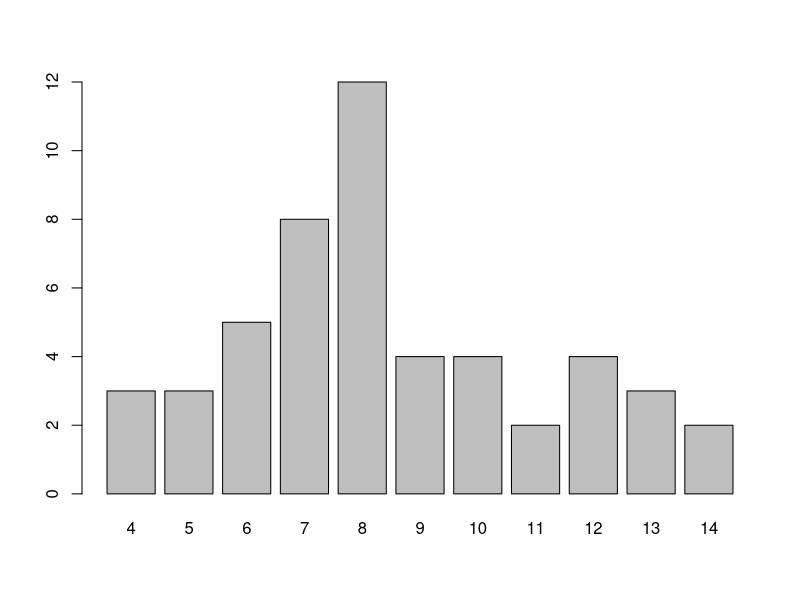
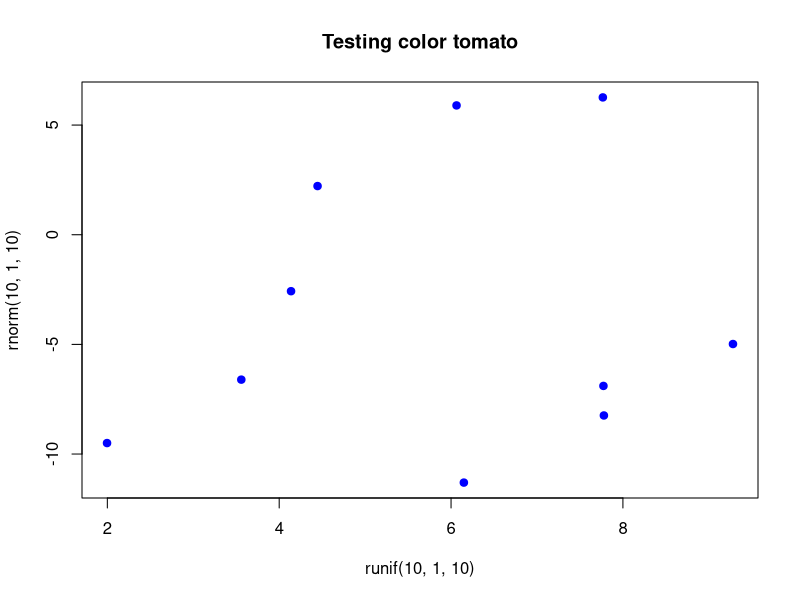

Here is the R script that generated these plots, in order: (Note: this script raises an error after producing the figures.)
## ---- chunk 1
knitr::opts_chunk$set(echo = TRUE,error=TRUE)
## ---- chunk 2
states = rownames(USArrests)
nchar(states)
tolower(states)
toupper(states)
casefold(states,upper = TRUE)
casefold(states,upper = FALSE)

num_chars = nchar(states)

# frequency table
char_freqs = table(num_chars)
# barchart of number-of-characters
barplot(char_freqs)

paste(head(states),head(num_chars),sep = " = ")
paste(head(states),collapse = "")

substr("Berkeley",1,3)

#first three letters
first_three = substr(states,1,3)

#last three letters, without num_chars, it's hard to do so
last_three = substr(states,num_chars-2,num_chars)

#shorten state names with first 3 characters
paste0(substr(states,1,1),last_three)

#Challenge
states[num_chars==4]

states[num_chars==10]

paste(states[num_chars==4],collapse = ", ")

#Nice nice
states_list = list()
a = rownames(char_freqs)
a = as.integer(a)

for(i in a){
  if(i %% 2 == 0){
    states_list[[paste0(i,"-chars")]] = toupper(paste(states[num_chars==i],collapse = ", "))
  }else{
    states_list[[paste0(i,"-chars")]] = tolower(paste(states[num_chars==i],collapse = ", "))
  }
}
states_list



## ---- chunk 3
to_celsius <- function(x = 1) {
  (x - 32) * (5/9)
}

to_kelvin <- function(x = 1) {
  (x + 459.67) * (5/9)
}

to_reaumur <- function(x = 1) {
  (x - 32) * (4/9)
}

to_rankine <- function(x = 1) {
  x + 459.67
}
temp_convert <- function(x = 1, to = "celsius") {
  to = tolower(to)
  switch(to,
         "celsius" = to_celsius(x),
         "kelvin" = to_kelvin(x),
         "reaumur" = to_reaumur(x),
         "rankine" = to_rankine(x))
}

temp_convert(30, 'celsius')
temp_convert(30, 'Celsius')
temp_convert(30, 'CELSIUS')
## ---- chunk 4
name_list = 'file1.csv'
for(i in 2:10){
  name_list = c(name_list,paste0('file',i,'.csv')) 
}
name_list
# while loop
name_list2 = 'file1.csv'
i =  2
while(i <= 10){
  name_list2 = c(name_list2, paste0('file',i,'.csv') )
  i = i + 1
}
name_list2
#repeat

name_list3 = 'file1.csv'
i = 0
repeat{
  if(i == 11){
    return(name_list3)
  }
  name_list3 = c(name_list3,paste0('file',i,'.csv'))
  i = i+ 1
}
name_list3


# example: change prefix
# rename(c('file1.csv','file10.csv'),'dataset')
# output c('dataset1.csv','dataset10.csv')
rename = function(lst,change){
 #Or use gsub or sub, g stands for global
gsub('file',change,lst)
}
rename(name_list,'dataset')

## ---- chunk 5
# name of output file
outfile <- "output.txt"

# ---
# title: "Some title"
# author: "Your name"
# date: "today's date"
# output: html_document
# ---

cat("---\n", file= outfile)
cat("title: no title \n", file= outfile,append = TRUE)
cat("author: caojilin \n", file= outfile,append = TRUE)
cat("date : 3/22 \n", file= outfile,append = TRUE)
cat("---\n\n\n", file= outfile,append = TRUE)

# writing to 'outfile.txt'
cat("This is the first line", file = outfile,append=TRUE)
# insert new line
cat("\n", file = outfile, append = TRUE)
cat("A 2nd line", file = "output.txt", append = TRUE)
# insert 2 new lines
cat("\n\n", file = outfile, append = TRUE)
cat("\nThe quick brown fox jumps over the lazy dog\n",
    file = outfile, append = TRUE)

## ---- chunk 6
# your is_color() function
# you can use is.element(element,vector),  match(element,vector) returns the first position
# of such element in vector.
colors = colors()
is_color = function(string){
  # or use normal for loop to check every element.
  # if it is hashset it is fast.
  if(is.element(string,colors)){
    return(TRUE)
  }else{
    return(FALSE)
  }
}

# test it:
is_color('yellow')  # TRUE

is_color('blu')     # FALSE

is_color('turkuoise') # FALSE

colplot = function(col){
  if(is_color(col)){
    plot(runif(10,1,10),rnorm(10,1,10),main=paste0("Testing color ",col),col='blue',pch=19)
  }else{
    stop(paste0("Invalid color ", col))
  }
}
# this should plot
colplot('tomato')

# this stops with error message
colplot('tomate')
## ---- chunk 7
# random vector of letters
set.seed(1)
letrs <- sample(letters, size = 100, replace = TRUE)
head(letrs)

count_vowel = function(lst){
  tem = lst[is.element(lst,c("a","e","i","o","u"))]
  return(table(tem))
}
count_vowel(letrs)

count_nonvowel = function(lst){
  tem = lst[!is.element(lst,c("a","e","i","o","u"))]
  return(table(tem))
}
count_vowel(letrs)
count_nonvowel(letrs)

# your function count_letters()
count_letters = function(vec){
  print(paste0("letters: ",length(vec)))
  print(paste0("vowels: ",sum(count_vowel(vec))))
  print(paste0("consonants: ",sum(count_nonvowel(vec))))

}
count_letters(letrs)
